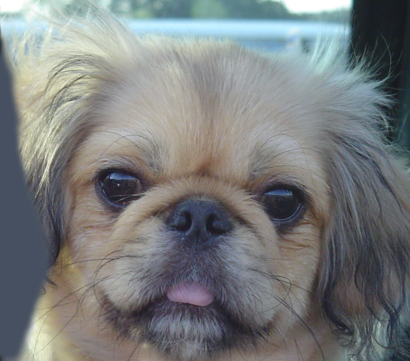
%> input picture Week5_monday/data/dog.bmp, 410 x 361 px
$ octave week5lab2.m   (GNU Octave 9; MATLAB toolbox functions it lacks are replaced by stand-ins)
%> lines starting %> are read from the running program, lines starting %| are printed output that depends on the picture; in (x1, y1, x2, y2) boxes, pixels count from 0 and x2, y2 are one past the last pixel; in counts of white or black regions, pixels touching at a corner belong together; the program's own positions count from 1
% Author: Abdallah S. Abdallah aua639@psu.edu


clear;
clc;

close all; % closes all figures

%% Setup
original = imread('data/dog.bmp');
%> original is the input picture: size 361x410x3 uint8; mean R, G, B 121.2, 124.5, 125
image1_gray= rgb2gray(original);
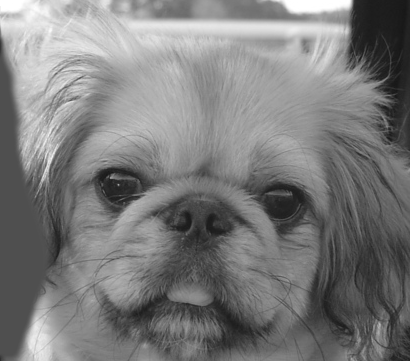
%> image1_gray: size 361x410 uint8; min 23, max 255, mean 123.6
figure;imshow(image1_gray);

Smp1 = imresize(image1_gray, 2, 'nearest');
Smp2 = imresize(image1_gray, 2, 'bilinear');
Smp3 = imresize(image1_gray, 2, 'bicubic');

smp1 = edge(Smp1, 'canny');
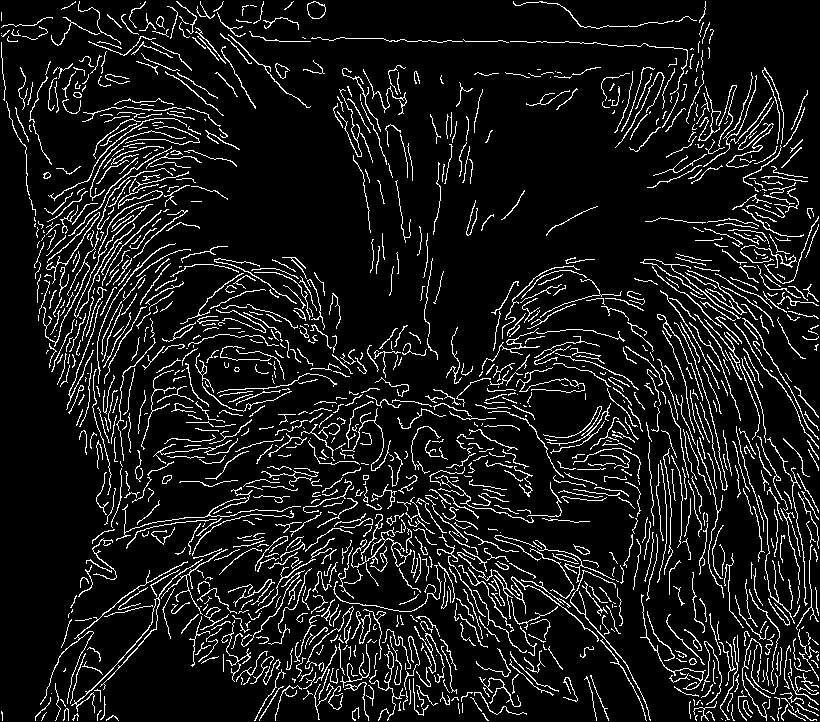
%> smp1: size 722x820 logical; 9.9% white in thin lines or dots
smp2 = edge(Smp2, 'canny');
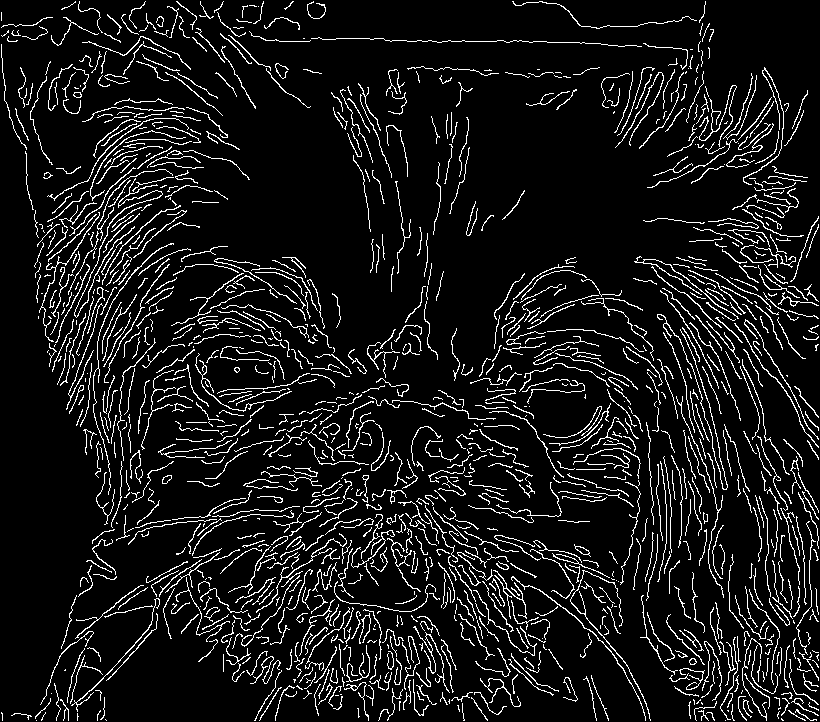
%> smp2: size 722x820 logical; 9.1% white in thin lines or dots
smp3 = edge(Smp3, 'canny');
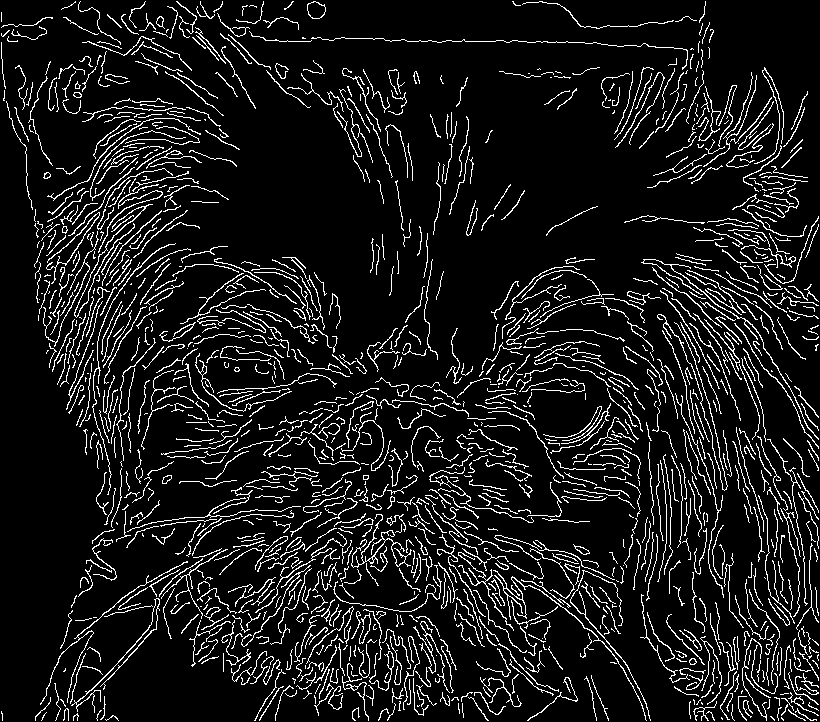
%> smp3: size 722x820 logical; 9.9% white in thin lines or dots
figure;imshow(smp3);

se = strel('disk',10);
s1=imclose(smp1, se);
%> s1: size 722x820 logical; 55.2% white; 54 black regions, largest, box (x1, y1, x2, y2) and area: (0, 0, 820, 722) 203016, (499, 496, 633, 562) 4994, (73, 536, 177, 619) 3915
s2=imclose(smp2, se);
%> s2: size 722x820 logical; 53.6% white; 48 black regions, largest, box (x1, y1, x2, y2) and area: (0, 0, 820, 722) 209958, (497, 496, 634, 562) 5184, (73, 523, 193, 619) 4813
s3=imclose(smp3, se);
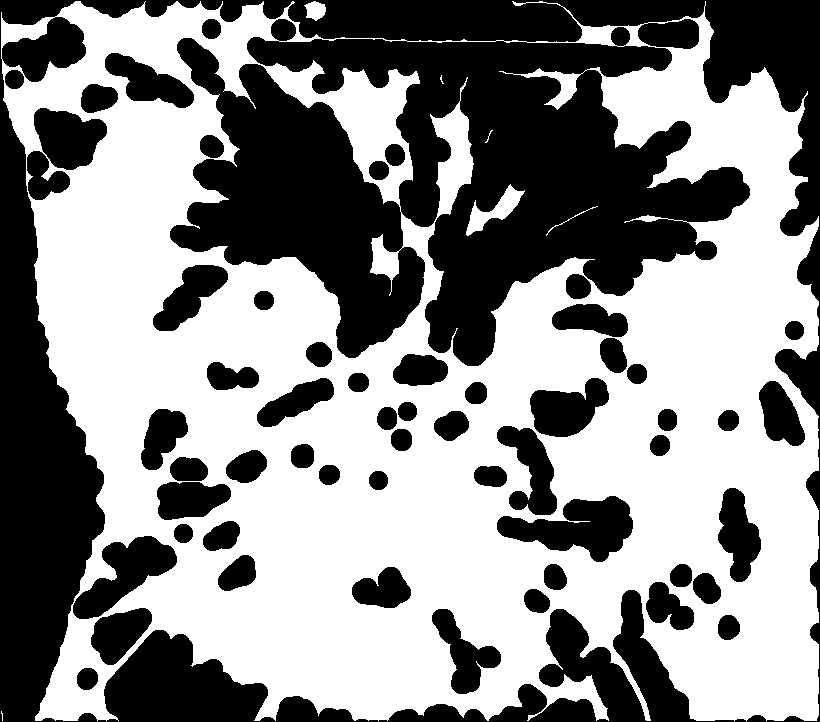
%> s3: size 722x820 logical; 55.2% white; 57 black regions, largest, box (x1, y1, x2, y2) and area: (0, 0, 820, 722) 202494, (497, 496, 633, 562) 4898, (73, 536, 177, 619) 3951

figure;imshow(s1);
figure;imshow(s2);
figure;imshow(s3);

s2=imfill(s2, 'holes');
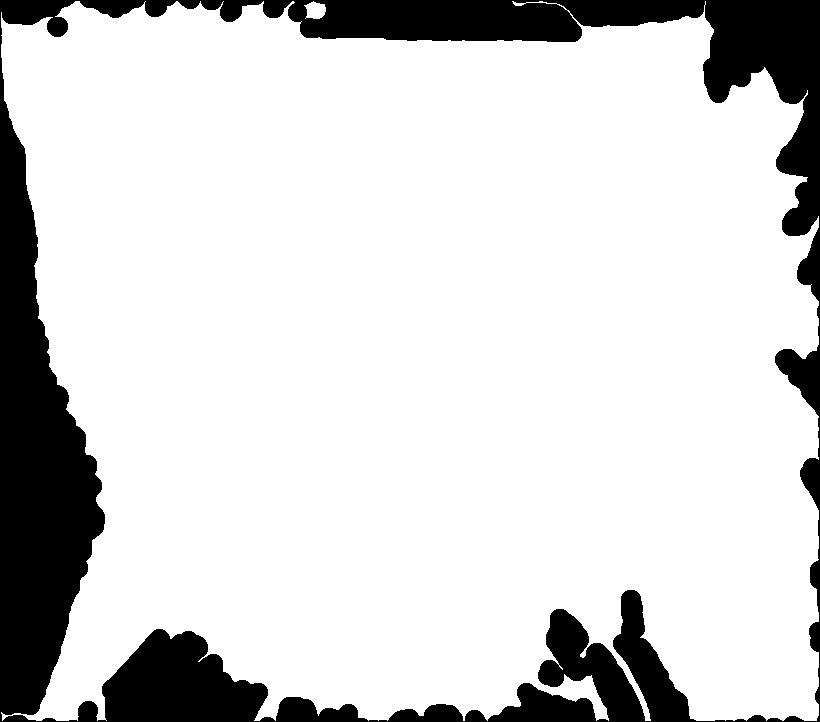
%> s2: size 722x820 logical; 83.5% white; 1 black region, box (x1, y1, x2, y2) and area: (0, 0, 820, 722) 97730

f= Smp2.*uint8(s2);
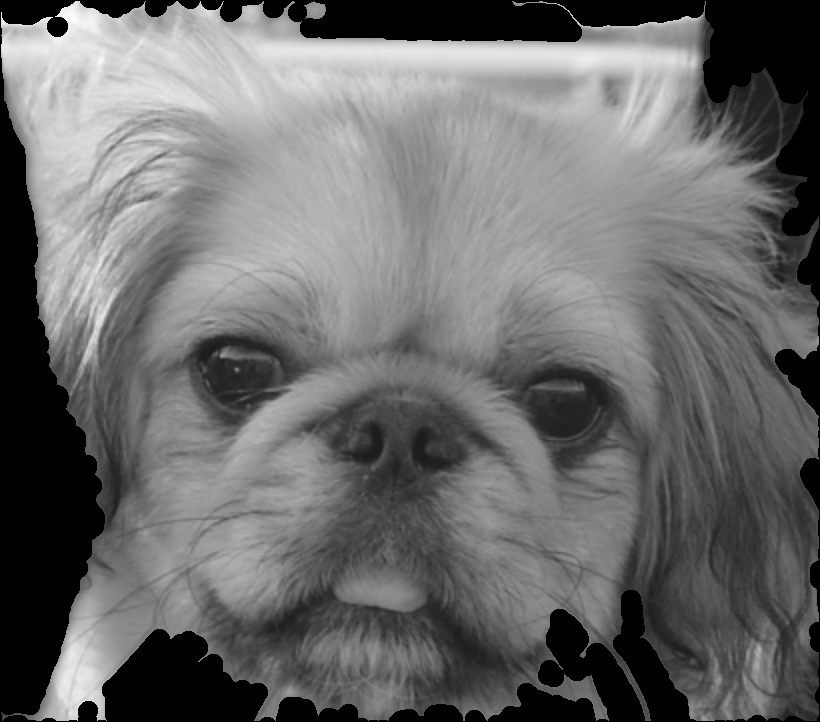
%> f: size 722x820 uint8; min 0, max 253, mean 107.1
figure;imshow(f);


%dilateBW = imdilate(originalBW,se);
%figure, imshow(dilateBW);title('dilateBW');


%erodeBW = imerode(originalBW,se);
%figure, imshow(erodeBW); title('erodeBW');


%openBW = imopen(originalBW,se);
%figure, imshow(openBW); title('openBW');


%closeBW = imclose(originalBW,se);
%figure, imshow(closeBW); title('closeBW');

%% Using SE = strel('square',W)
% disp('hit any key to continue');
% pause;
%
% se = strel('square',10);
% dilateBW = imdilate(originalBW,se);
% figure, imshow(dilateBW);title('dilateBW');
%
%
% erodeBW = imerode(originalBW,se);
% figure, imshow(erodeBW); title('erodeBW');
%
%
% openBW = imopen(originalBW,se);
% figure, imshow(openBW); title('openBW');
%
%
% closeBW = imclose(originalBW,se);
% figure, imshow(closeBW); title('closeBW');

$ run again, with Week5_monday/data/cat.bmp copied over Week5_monday/data/dog.bmp
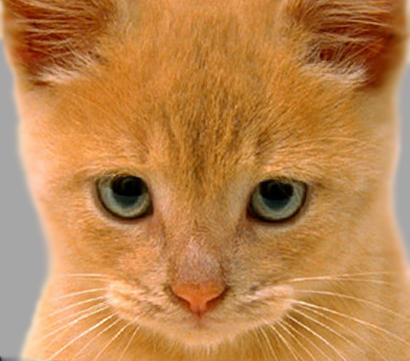
%> input picture Week5_monday/data/cat.bmp, 410 x 361 px
%> original is the input picture: size 361x410x3 uint8; mean R, G, B 188.3, 132.5, 77.1
%> `smp1 = edge(Smp1, 'canny');`:
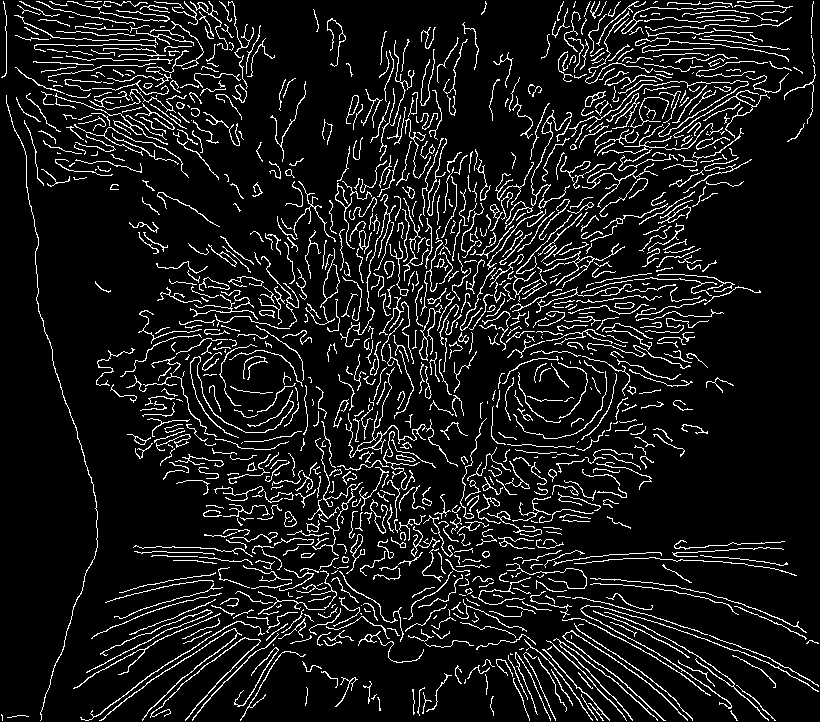
%> smp1: size 722x820 logical; 9.8% white in thin lines or dots
%> smp2: size 722x820 logical; 9.3% white in thin lines or dots
%> smp3: size 722x820 logical; 9.9% white in thin lines or dots
%> s1: size 722x820 logical; 56.8% white; 35 black regions, largest, box (x1, y1, x2, y2) and area: (0, 0, 820, 722) 230477, (458, 343, 509, 409) 2097, (300, 328, 348, 408) 1979
%> s3: size 722x820 logical; 57.3% white; 33 black regions, largest, box (x1, y1, x2, y2) and area: (0, 0, 820, 722) 229603, (365, 566, 426, 612) 1669, (311, 347, 358, 408) 1544
%> `f= Smp2.*uint8(s2);`:
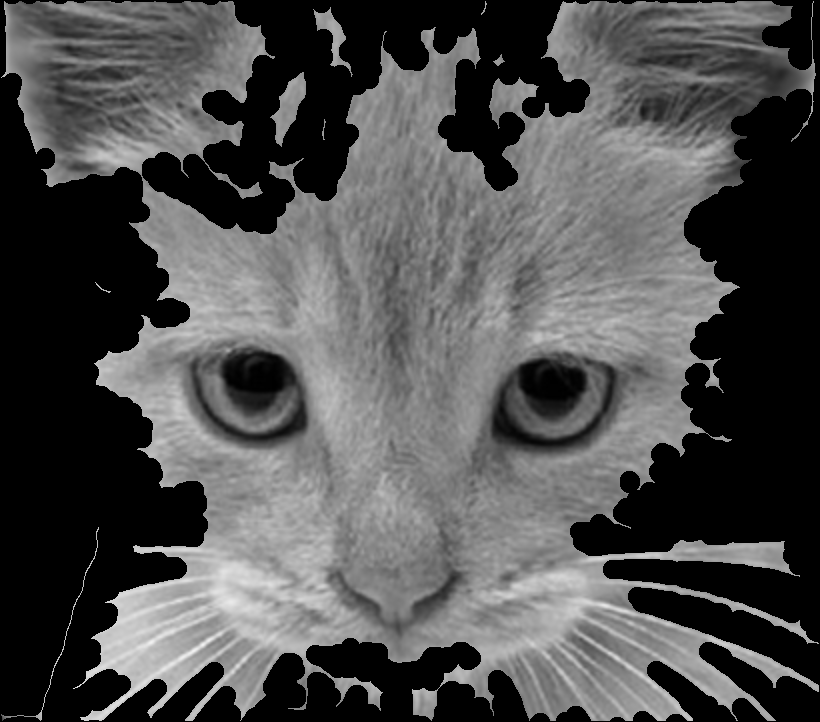
%> f: size 722x820 uint8; min 0, max 241, mean 79.6
